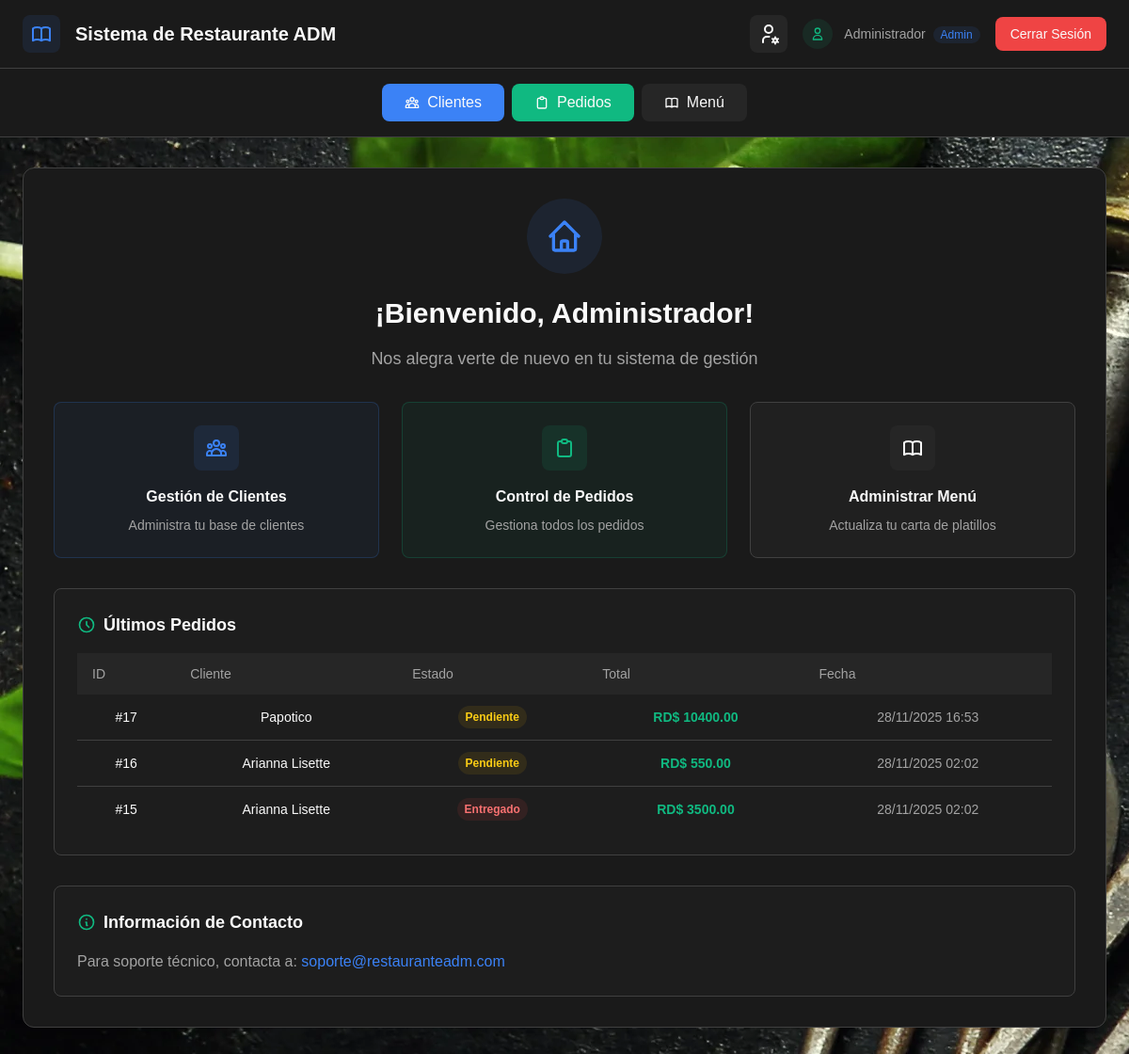
Before: /home/ (signed in) with the older database file.
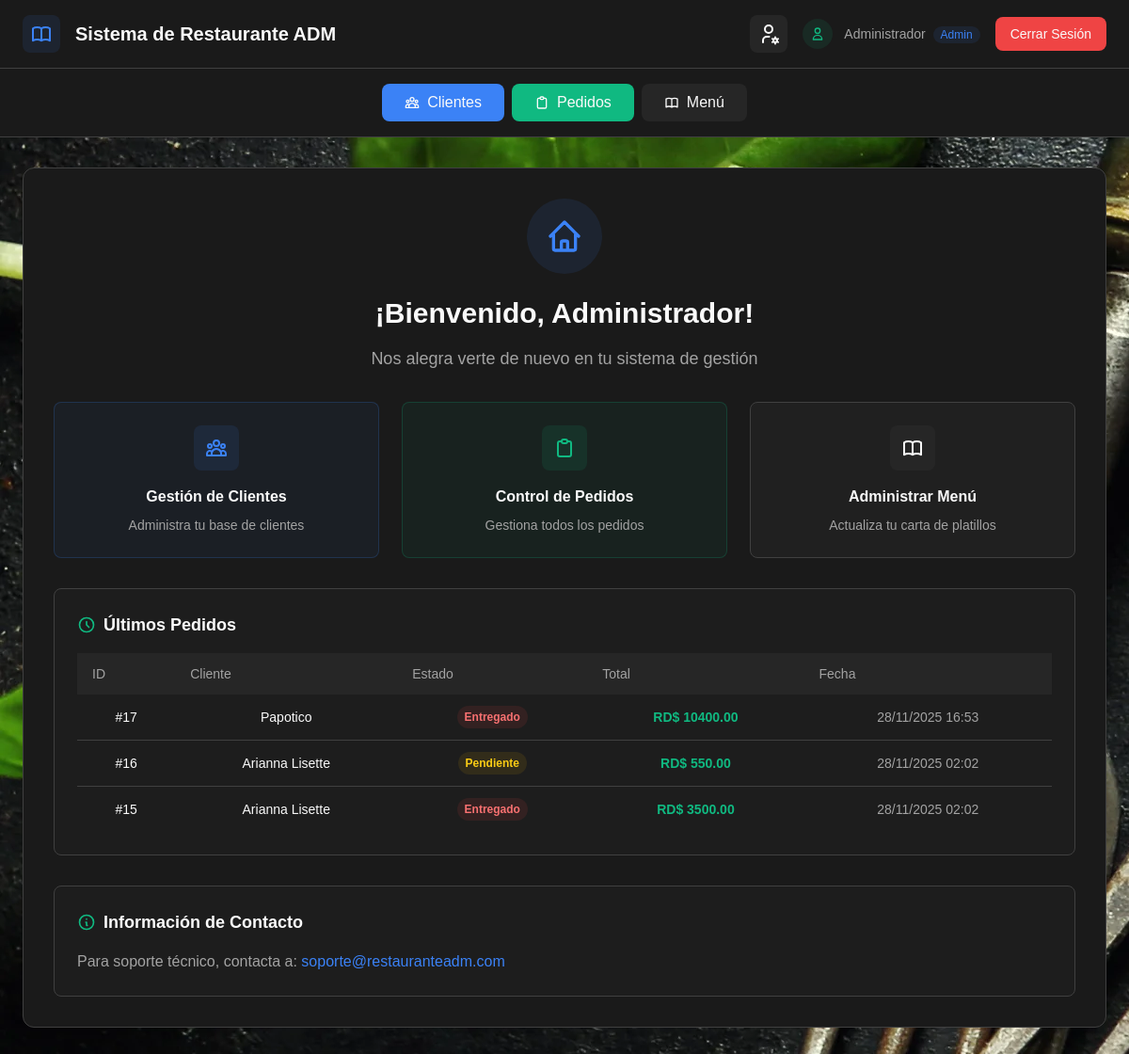
After: the same page with the newer database file.
### Web_Restaurante/models.py (models this page shows, shortened)
class Order(models.Model):
    ESTADO_CHOICES = [
        ('Pendiente', 'Pendiente'),
        ('En proceso', 'En proceso'),
        ('Listo', 'Listo'),
        ('Entregado', 'Entregado'),
        ('Cancelado', 'Cancelado'),
    ]
    cliente = models.ForeignKey(Cliente, on_delete=models.CASCADE)
    platillos = models.ManyToManyField(Menu, through='OrderDetail')
    estado = models.CharField(max_length=20, choices=ESTADO_CHOICES)
    fecha_registro = models.DateTimeField(auto_now_add=True)
    fecha_actualizacion = models.DateTimeField(auto_now=True)

class Cliente(models.Model):
    nombre = models.CharField(max_length=100)
    telefono = models.CharField(max_length=15)
    correo = models.EmailField()
    fecha_registro = models.DateTimeField(auto_now_add=True)

### Web_Restaurante/views.py (the view)
# urls.py: path('home/', views.home, name='home'),
@login_required
@cache_control(no_cache=True, must_revalidate=True, no_store=True)
def home(request):
    ultimos_pedidos = Order.objects.select_related(
        'cliente').order_by('-fecha_registro')[:3]
    for pedido in ultimos_pedidos:
        pedido.total_precio = sum(
            float(detail.menu.precio) * detail.cantidad
            for detail in pedido.orderdetail_set.all()
        )
    context = {
        'ultimos_pedidos': ultimos_pedidos,
    }
    return render(request, 'home.html', context)

### Web_Restaurante/templates/home.html (shortened to what the changed rows need)
<!DOCTYPE html>
<html lang="es">
  <head>
    {% load static %}
    <link rel="stylesheet" href="{% static 'css/base_style.css' %}?v=1.1" />
    <link rel="stylesheet" href="{% static 'css/tailwind.css' %}">
  </head>
  <body class="min-h-screen bg-background text-foreground">
    <header class="bg-card border-b border-border">
      <div class="px-6 py-4">
        <div class="flex items-center justify-between">
          <div class="flex items-center space-x-4">
            <h1 class="text-xl font-bold text-foreground">Sistema de Restaurante ADM</h1>
          </div>
        </div>
      </div>
    </header>
    <main class="flex-1">
      {% block content %}
        <div class="max-w-7xl mx-auto px-6 py-8">
          <div class="bg-card rounded-xl border border-border p-8 text-center">
            <h2 class="text-3xl font-bold text-foreground mb-4">¡Bienvenido, {{ user.username }}!</h2>
            <div class="bg-muted/30 border mt-8 border-border rounded-lg p-6">
              <div class="overflow-x-auto">
                <table class="w-full">
                  <thead class="bg-secondary">
                    <tr>
                      <th class="px-4 py-3 text-left text-sm font-medium text-muted-foreground">ID</th>
                      <th class="px-4 py-3 text-left text-sm font-medium text-muted-foreground">Cliente</th>
                      <th class="px-4 py-3 text-left text-sm font-medium text-muted-foreground">Estado</th>
                      <th class="px-4 py-3 text-left text-sm font-medium text-muted-foreground">Total</th>
                      <th class="px-4 py-3 text-left text-sm font-medium text-muted-foreground">Fecha</th>
                    </tr>
                  </thead>
                  <tbody class="divide-y divide-border">
                    {% for pedido in ultimos_pedidos %}
                      <tr class="hover:bg-muted/20 transition-colors">
                        <td class="px-4 py-3 text-sm text-foreground font-medium">#{{ pedido.id }}</td>
                        <td class="px-4 py-3 text-sm text-foreground">{{ pedido.cliente.nombre }}</td>
                        <td class="px-4 py-3 text-sm">
                          <span class="inline-flex px-2 py-1 rounded-full text-xs font-semibold {% if pedido.estado == 'Pendiente' %}bg-yellow-500/10 text-yellow-400{% elif pedido.estado == 'En proceso' %}bg-blue-500/10 text-blue-400{% elif pedido.estado == 'Listo' %}bg-green-500/10 text-green-400{% else %}bg-red-500/10 text-red-400{% endif %}">
                            {{ pedido.estado }}
                          </span>
                        </td>
                        <td class="px-4 py-3 text-sm text-accent font-semibold">RD$ {{ pedido.total_precio|floatformat:2 }}</td>
                        <td class="px-4 py-3 text-sm text-muted-foreground">{{ pedido.fecha_registro|date:"d/m/Y H:i" }}</td>
                      </tr>
                    {% empty %}
                      <tr>
                        <td colspan="5" class="px-4 py-8 text-center text-muted-foreground">No hay pedidos recientes</td>
                      </tr>
                    {% endfor %}
                  </tbody>
                </table>
              </div>
            </div>
          </div>
        </div>
      {% endblock content %}
    </main>
  </body>
</html>

Changed rows visible on the page:
changed Order "Papotico": estado "Pendiente" → "Entregado"
